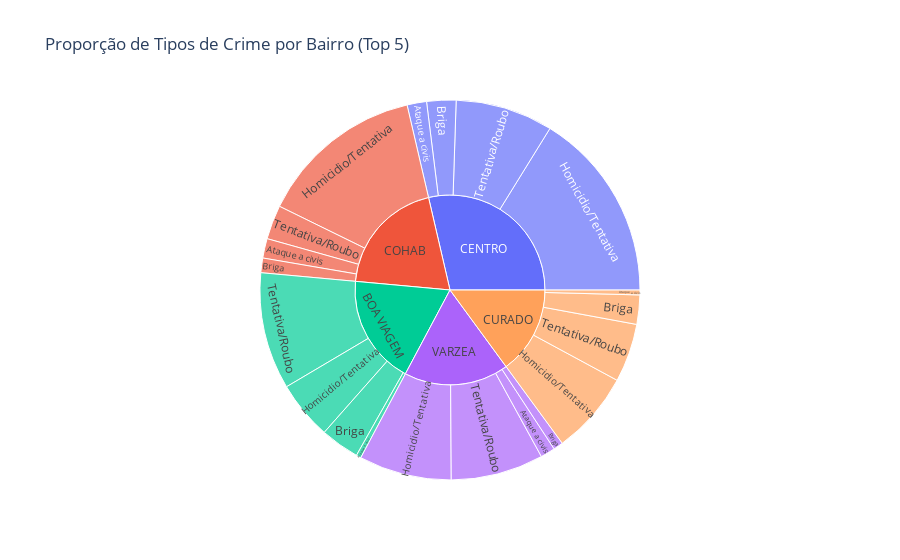

The notebook cell saved with this chart:
### Code cell
# Proporção de tipos de crime em cada bairro (top 5)
top5_neighborhoods = df1.groupby('neighborhood')['occurrence'].sum().sort_values(ascending=False).head(5).index
df_top5 = df1[df1['neighborhood'].isin(top5_neighborhoods)]
crime_prop = df_top5.groupby(['neighborhood', 'crimeType'])['occurrence'].sum().reset_index()
px.sunburst(crime_prop, path=['neighborhood', 'crimeType'], values='occurrence',
            title='Proporção de Tipos de Crime por Bairro (Top 5)',
            labels={'occurrence': 'Ocorrências'})

### Figure 1 — Plotly figure (JSON) as saved in the notebook; plotly's stock layout.template omitted (floating-point values rounded to 4 significant figures)
{"data": [{"branchvalues": "total", "domain": {"x": [0, 1], "y": [0, 1]}, "hovertemplate": "labels=%{label}<br>Ocorrências=%{value}<br>parent=%{parent}<br>id=%{id}<extra></extra>", "ids": ["BOA VIAGEM/Ataque a civis", "BOA VIAGEM/Briga", "BOA VIAGEM/Homicidio/Tentativa", "BOA VIAGEM/Tentativa/Roubo", "CENTRO/Ataque a civis", "CENTRO/Briga", "CENTRO/Homicidio/Tentativa", "CENTRO/Tentativa/Roubo", "COHAB/Ataque a civis", "COHAB/Briga", "COHAB/Homicidio/Tentativa", "COHAB/Tentativa/Roubo", "CURADO/Ataque a civis", "CURADO/Briga", "CURADO/Homicidio/Tentativa", "CURADO/Tentativa/Roubo", "VARZEA/Ataque a civis", "VARZEA/Briga", "VARZEA/Homicidio/Tentativa", "VARZEA/Tentativa/Roubo", "BOA VIAGEM", "CENTRO", "COHAB", "CURADO", "VARZEA"], "labels": ["Ataque a civis", "Briga", "Homicidio/Tentativa", "Tentativa/Roubo", "Ataque a civis", "Briga", "Homicidio/Tentativa", "Tentativa/Roubo", "Ataque a civis", "Briga", "Homicidio/Tentativa", "Tentativa/Roubo", "Ataque a civis", "Briga", "Homicidio/Tentativa", "Tentativa/Roubo", "Ataque a civis", "Briga", "Homicidio/Tentativa", "Tentativa/Roubo", "BOA VIAGEM", "CENTRO", "COHAB", "CURADO", "VARZEA"], "name": "", "parents": ["BOA VIAGEM", "BOA VIAGEM", "BOA VIAGEM", "BOA VIAGEM", "CENTRO", "CENTRO", "CENTRO", "CENTRO", "COHAB", "COHAB", "COHAB", "COHAB", "CURADO", "CURADO", "CURADO", "CURADO", "VARZEA", "VARZEA", "VARZEA", "VARZEA", "", "", "", "", ""], "type": "sunburst", "values": [1.0, 8.0, 12.0, 24.0, 4.0, 6.0, 39.0, 20.0, 4.0, 3.0, 34.0, 7.0, 1.0, 6.0, 17.0, 12.0, 3.0, 2.0, 19.0, 19.0, 45.0, 69.0, 48.0, 36.0, 43.0]}], "layout": {"legend": {"tracegroupgap": 0}, "title": {"text": "Proporção de Tipos de Crime por Bairro (Top 5)"}}}
